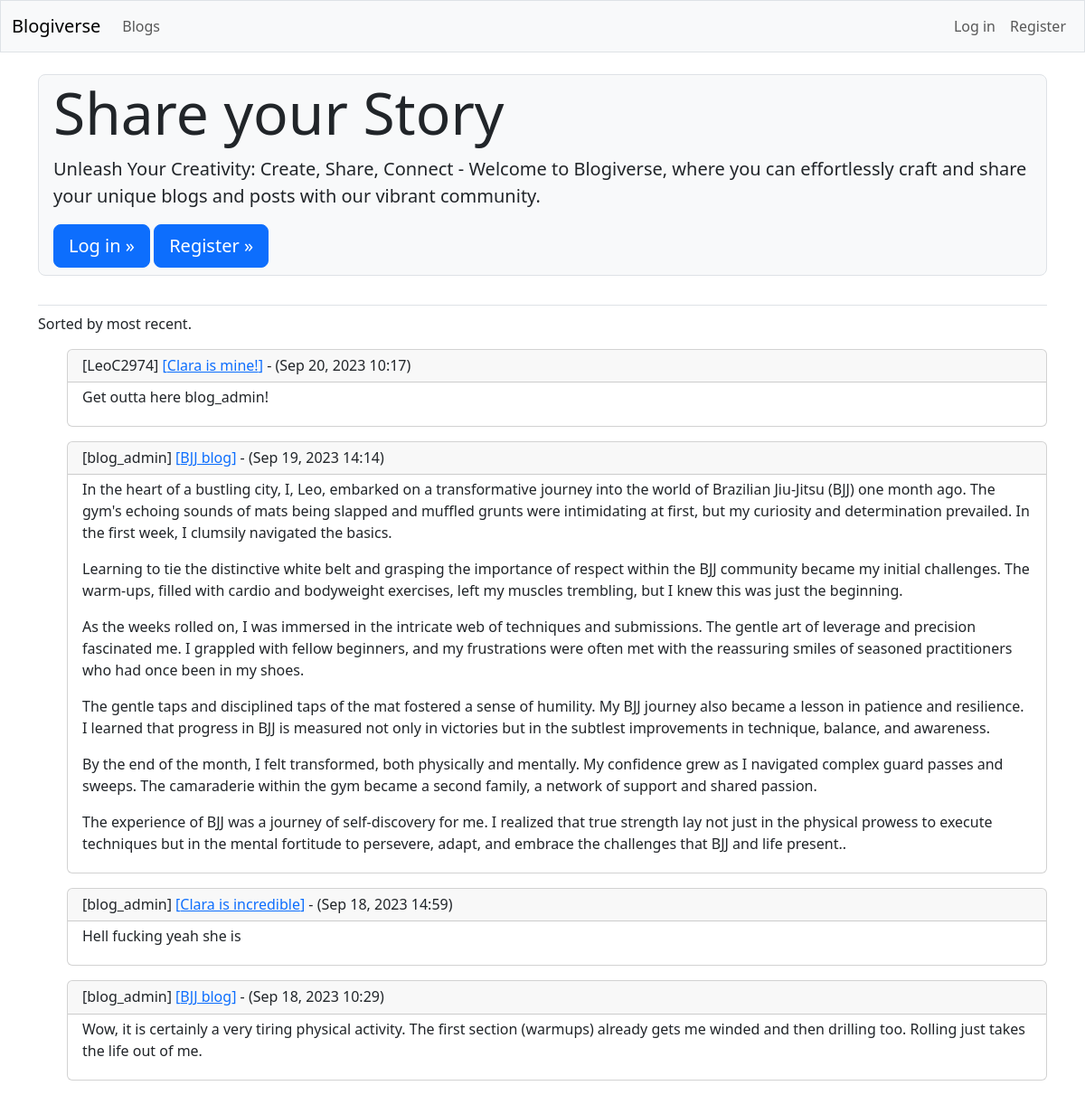
The page / on the database its author committed.
### blogs/models.py (models this page shows, shortened)
class Post(models.Model):
    blog = models.ForeignKey(Blog, on_delete=models.CASCADE)
    text = models.TextField()
    date_added = models.DateTimeField(auto_now_add=True)
    class Meta:
        verbose_name_plural = 'posts'

class Blog(models.Model):
    title = models.CharField(max_length=200)
    date_added = models.DateTimeField(auto_now_add=True)
    owner = models.ForeignKey(User, on_delete=models.CASCADE)

### blogs/views.py (the view)
# urls.py: path('', views.index, name='index'),
def index(request):
    posts = Post.objects.order_by('-date_added')
    for post in posts:
        blog = post.blog
    context = {'posts':posts, 'blog':blog}
    return render(request, 'blogs/index.html', context)

### blogs/templates/blogs/index.html
{% extends 'blogs/base.html' %}
{% block page_header %}
  <div class="p-1 mb-4 bg-light border rounded-3">
    <div class="container-fluid py-0">
      <h1 class="display-3">Share your Story</h1>
      <p class="lead">Unleash Your Creativity: Create, Share, Connect - Welcome
        to Blogiverse, where you can effortlessly craft and share your unique
        blogs and posts with our vibrant community.</p>
      {% if user.is_authenticated %}
      {% else %}
        <a class="btn btn-primary btn-lg mt-0 mb-1"
          href="{% url 'accounts:login' %}">Log in &raquo;</a>
        <a class="btn btn-primary btn-lg mt-0 mb-1"
          href="{% url 'accounts:register' %}">Register &raquo;</a>
      {% endif %}
    </div>
  </div>
{% endblock page_header %}
{% block content %}
  <p>Sorted by most recent.</p>
    <ul>
      {% for post in posts %}
        <div class="card mb-3">
          <h6 class="card-header">
              [{{ post.blog.owner }}]
              <a href="{% url 'blogs:blog' post.blog.id %}">
                [{{ post.blog.title }}]</a>
               - ({{ post.date_added|date:'M d, Y H:i'}})
            </h6>
            <div class="card-body py-1">{{ post.text|linebreaks }}</div>
        </div>
      {% empty %}
        <p>There are 0 posts.</p>
      {% endfor %}
{% endblock content %}

### rows shown on the page
Post: blog.owner "LeoC2974", blog "Clara is mine!", date_added "Sep 20, 2023 10:17", text "Get outta here blog_admin!"
Post: blog.owner "blog_admin", blog "BJJ blog", date_added "Sep 19, 2023 14:14", text "In the heart of a bustling city, I, Leo, embarked on a transformative journey into the world of Brazilian Jiu-Jitsu (BJJ) one month ago. The gym's echoing sounds of mats being slapped and muffled grunts were intimidating at first, but my curiosity and determination prevailed. In the first week, I clumsily navigated the basics. Learning to tie the distinctive white belt and grasping the importance of respect within the BJJ community became my initial challenges. The warm-ups, filled with cardio and bodyweight exercises, left my muscles trembling, but I knew this was just the beginning. As the weeks rolled on, I was immersed in the intricate web of techniques and submissions. The gentle art…"
Post: blog.owner "blog_admin", blog "Clara is incredible", date_added "Sep 18, 2023 14:59", text "Hell fucking yeah she is"
Post: blog.owner "blog_admin", blog "BJJ blog", date_added "Sep 18, 2023 10:29", text "Wow, it is certainly a very tiring physical activity. The first section (warmups) already gets me winded and then drilling too. Rolling just takes the life out of me."
